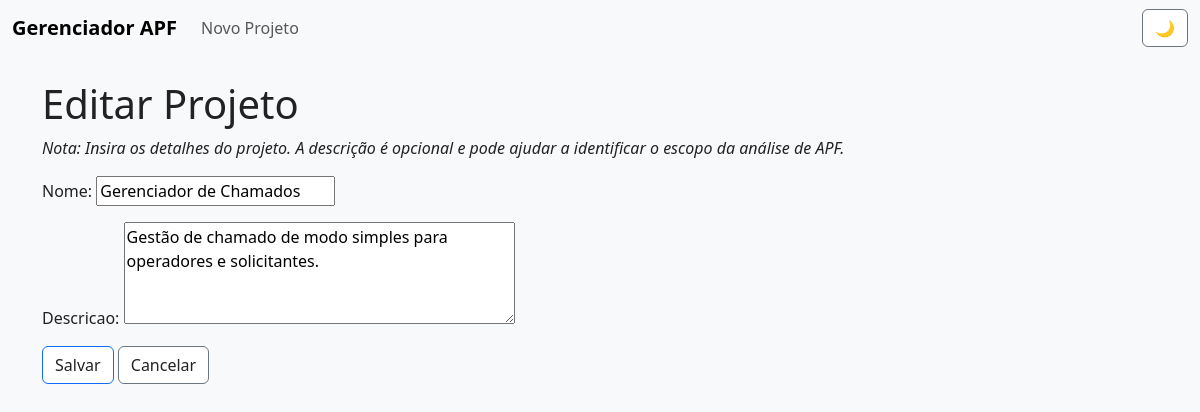
Screenshot of /projeto/1/editar/ with the database file from the repository.
### apf/models/projeto.py (models this page shows, shortened)
class Projeto(models.Model):
    nome = models.CharField(
        max_length=100
    )
    descricao = models.TextField(
        blank=True
    )
    data_criacao = models.DateTimeField(
        auto_now_add=True
    )
    class Meta:
        db_table = 'projetos'
        verbose_name = 'Projeto'
        verbose_name_plural = 'Projetos'

### apf/views/projeto.py (the view)
# urls.py: path('projeto/<int:pk>/editar/', ProjetoUpdateView.as_view(), name='project_edit'),
class ProjetoUpdateView(UpdateView):
    model = Projeto
    form_class = ProjetoForm
    template_name = 'projeto/formulario.html'
    success_url = reverse_lazy('project_list')

### apf/forms/projeto.py
class ProjetoForm(forms.ModelForm):
    class Meta:
        model = Projeto
        fields = ['nome', 'descricao']
        widgets = {
            'descricao': forms.Textarea(attrs={'rows': 4}),
        }

### apf/templates/projeto/formulario.html (shortened to what this page needs)
{% extends 'base.html' %}
{% block content %}
<h1>{% if object %}Editar Projeto{% else %}Criar Projeto{% endif %}</h1>
<p><em>Nota: Insira os detalhes do projeto. A descrição é opcional e pode ajudar a identificar o escopo da análise de
        APF.</em></p>
<form method="post">
    {{ form.as_p }}
    <button type="submit" class="btn btn-primary">Salvar</button>
    <a href="{% url 'project_list' %}" class="btn btn-secondary">Cancelar</a>
</form>
{% endblock %}

### static/css/styles.css (style rules this page uses)
:root { --bg-color: #f8f9fa; --text-color: #222; --primary-color: #0d6efd; --secondary-color: #6c757d; --card-bg: #fff; --border-color: #dee2e6; }
body { background-color: var(--bg-color); color: var(--text-color); }
.card, .table, .form-control, .btn, .alert { background-color: var(--card-bg) !important; color: var(--text-color) !important; }

### rows the page displays
Projeto: nome "Gerenciador de Chamados", descricao "Gestão de chamado de modo simples para operadores e solicitantes."
